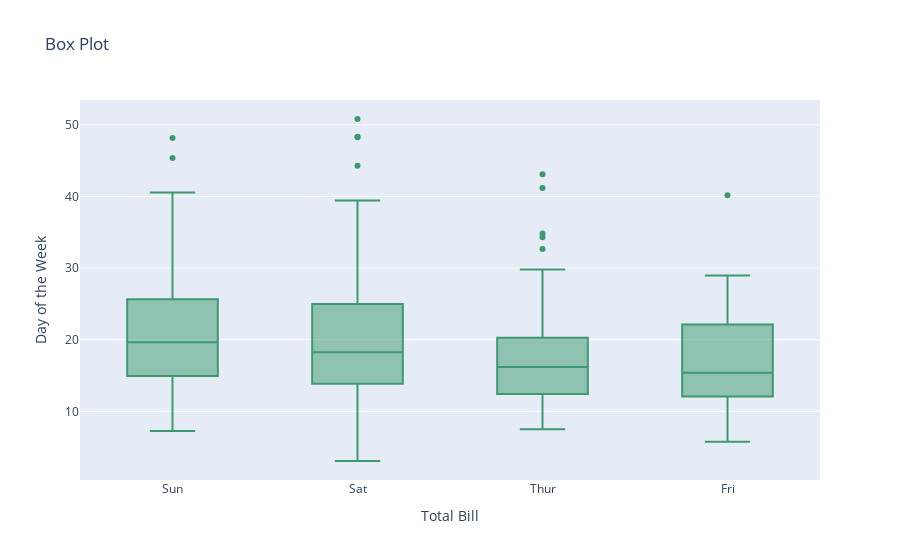

The notebook cell saved with this chart:
### Markdown cell above
## BoxPlot

### Code cell
import chart_studio.plotly as py
import plotly.graph_objs as go

x = tips['day'].values

trace0 = go.Box(
    y=tips['total_bill'].values,
    x=x,
    name='boxplot',
    marker=dict(
        color='#3D9970'
    )
)
data = [trace0]
layout = go.Layout(
    title='Box Plot',
    xaxis=dict(
        title='Total Bill',
        
    ),
    yaxis=dict(
        title='Day of the Week',
        
    ),
    #boxmode='group'
)
fig = go.Figure(data=data, layout=layout)
iplot(fig)

### Figure 1 — Plotly figure (JSON) as saved in the notebook; plotly's stock layout.template omitted (floating-point values rounded to 4 significant figures; data arrays with more than 128 entries replaced by an {"elided": "..."} marker saying what was removed)
{"data": [{"marker": {"color": "#3D9970"}, "name": "boxplot", "type": "box", "x": {"elided": "244 str values"}, "y": {"elided": "244 float values"}}], "layout": {"title": {"text": "Box Plot"}, "xaxis": {"title": {"text": "Total Bill"}}, "yaxis": {"title": {"text": "Day of the Week"}}}}
